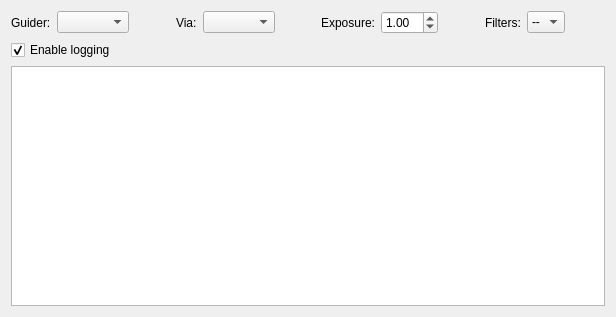
<?xml version="1.0" encoding="UTF-8"?>
<ui version="4.0">
 <class>Guide</class>
 <widget class="QWidget" name="Guide">
  <property name="geometry">
   <rect>
    <x>0</x>
    <y>0</y>
    <width>616</width>
    <height>317</height>
   </rect>
  </property>
  <layout class="QVBoxLayout" name="verticalLayout_2">
   <item>
    <layout class="QHBoxLayout" name="horizontalLayout">
     <item>
      <widget class="QLabel" name="label">
       <property name="text">
        <string>Guider:</string>
       </property>
      </widget>
     </item>
     <item>
      <widget class="QComboBox" name="guiderCombo"/>
     </item>
     <item>
      <spacer name="horizontalSpacer">
       <property name="orientation">
        <enum>Qt::Horizontal</enum>
       </property>
       <property name="sizeHint" stdset="0">
        <size>
         <width>40</width>
         <height>20</height>
        </size>
       </property>
      </spacer>
     </item>
     <item>
      <widget class="QLabel" name="label_2">
       <property name="text">
        <string>Via:</string>
       </property>
      </widget>
     </item>
     <item>
      <widget class="QComboBox" name="ST4Combo"/>
     </item>
     <item>
      <spacer name="horizontalSpacer_2">
       <property name="orientation">
        <enum>Qt::Horizontal</enum>
       </property>
       <property name="sizeHint" stdset="0">
        <size>
         <width>40</width>
         <height>20</height>
        </size>
       </property>
      </spacer>
     </item>
     <item>
      <widget class="QLabel" name="label_3">
       <property name="text">
        <string>Exposure:</string>
       </property>
      </widget>
     </item>
     <item>
      <widget class="QDoubleSpinBox" name="exposureSpin">
       <property name="maximum">
        <double>60.000000000000000</double>
       </property>
       <property name="value">
        <double>1.000000000000000</double>
       </property>
      </widget>
     </item>
     <item>
      <spacer name="horizontalSpacer_3">
       <property name="orientation">
        <enum>Qt::Horizontal</enum>
       </property>
       <property name="sizeHint" stdset="0">
        <size>
         <width>40</width>
         <height>20</height>
        </size>
       </property>
      </spacer>
     </item>
     <item>
      <widget class="QLabel" name="label_8">
       <property name="toolTip">
        <string>Apply filter to image after capture to enhance it</string>
       </property>
       <property name="text">
        <string>Filters:</string>
       </property>
      </widget>
     </item>
     <item>
      <widget class="QComboBox" name="filterCombo">
       <item>
        <property name="text">
         <string>--</string>
        </property>
       </item>
      </widget>
     </item>
     <item>
      <spacer name="horizontalSpacer_4">
       <property name="orientation">
        <enum>Qt::Horizontal</enum>
       </property>
       <property name="sizeHint" stdset="0">
        <size>
         <width>40</width>
         <height>20</height>
        </size>
       </property>
      </spacer>
     </item>
    </layout>
   </item>
   <item>
    <layout class="QVBoxLayout" name="tabLayout"/>
   </item>
   <item>
    <layout class="QVBoxLayout" name="verticalLayout">
     <item>
      <widget class="QCheckBox" name="enableLoggingCheck">
       <property name="text">
        <string>Enable logging</string>
       </property>
       <property name="checked">
        <bool>true</bool>
       </property>
      </widget>
     </item>
     <item>
      <widget class="QPlainTextEdit" name="guideLogOut">
       <property name="readOnly">
        <bool>true</bool>
       </property>
      </widget>
     </item>
    </layout>
   </item>
  </layout>
 </widget>
 <resources/>
 <connections/>
</ui>
